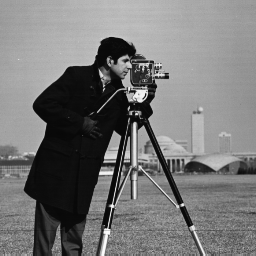
%> input picture Project 2/A0132788U/sample.png, 256 x 256 px
$ octave demo.m   (GNU Octave 9; MATLAB toolbox functions it lacks are replaced by stand-ins)
%> lines starting %> are read from the running program, lines starting %| are printed output that depends on the picture
### Project 2/A0132788U/imcomp.m
function C = imcomp(m, ratio)
    [height, width] = size(m); %extract M and N

    block_rows = 8; % Rows in patch.
    block_columns = 8; % Columns in patch.

    m = double(m); %convert uint8 to double

    % Partition an image into 8X8 patches
    % and store each patch in a matrix P of size M/8 X N/8, where P{m,n} ⊂ R^(8×8).
    % Number of patches is (M*N)/64.
    P = block_patches(m, block_rows, block_columns, height, width); %contains patches of size 8X8

    C_coefficient_matrix = apply_dct(P,height,width,block_rows,block_columns);

    C_concatenated_matrix = cell2mat(C_coefficient_matrix); %concatenate all 8X8 patches

    C = int32(C_concatenated_matrix); %convert all entries to 32-bit signed integers

    num_entries_tozero = ceil((1-1/ratio)*height*width); %find number of entries to be made zero

    C_abs = abs(C);
    C_1D = C_abs(:); %unravel to a 1D matrix of absolute values

    [A,I] = mink(C_1D,num_entries_tozero); %find the indices of minimum magnitude entries to be set to 0

    C_1D = C(:); % convert C to a 1D matrix

    C_1D = set_values_to_zero(C_1D,I,num_entries_tozero);

    C = reshape(C_1D,[height,width]); %convert C_1D back to a 2D matrix.

    %out =nnz(~C) %check number of zeros for verification
end

% This function divides an M*N image into patches of 8X8 (or given block_rows,block_columns)
function C = block_patches(m, block_rows, block_columns, height, width)

    num_patch_rows = height/block_rows; %number of rows of the concatenated matrix containing image patches
    num_patch_columns = width/block_columns; %number of columns

    for i = 1:num_patch_rows
        for j = 1:num_patch_columns
            C(i,j) = mat2cell(m(8*i-7:i*8,8*j-7:8*j),block_rows,block_columns);%convert image patch to cell and store it
        end
    end

    %this is a faster way
    %C = mat2cell(m, ones(1,height/block_rows) * block_rows, ones(1,width/block_columns) * block_columns);
end

% This function applies DCT to each patch, then stores it back in the concatenated matrix.
function C = apply_dct(C,height,width,block_rows,block_columns)

    num_patch_rows = height/block_rows; %number of rows of the concatenated matrix containing image patches
    num_patch_columns = width/block_columns; %number of columns

    for i = 1:num_patch_rows
        for j = 1:num_patch_columns
            A = dct2(cell2mat(C(i,j))); %apply DCT to the [i,j] patch
            C(i,j) = mat2cell(A,8,8);  %store the patch back in the concatenated matrix
        end
    end
end

% This function sets the minimum magnitude values to zero, according to the indices found in the 1D matrix.
% [5 lines left out: function set_values_to_zero, not called in this run]

### Project 2/A0132788U/demo.m
im_1 = imread('sample.png');
%> im_1 is the input picture: size 256x256 uint8; min 7, max 253, mean 118.7
r = 10;
c = imcomp(im_1,r);
%> after the loop in block_patches, `for i = 1:num_patch_rows`: C = 1024 items
%> in imcomp, `C_concatenated_matrix = cell2mat(C_coefficient_matrix);`:
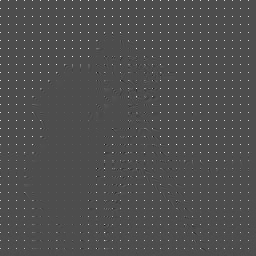
%> C_concatenated_matrix: size 256x256 double; min -697.8, max 1595.1, mean 15; drawn with min black and max white
%> in imcomp, `C_abs = abs(C);`:
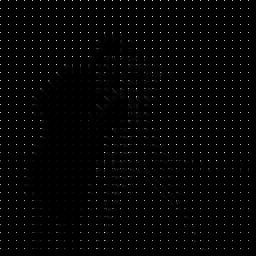
%> C_abs: size 256x256 int32; min 0, max 1595, mean 24; drawn with min black and max white
%> the run ends on the next line
